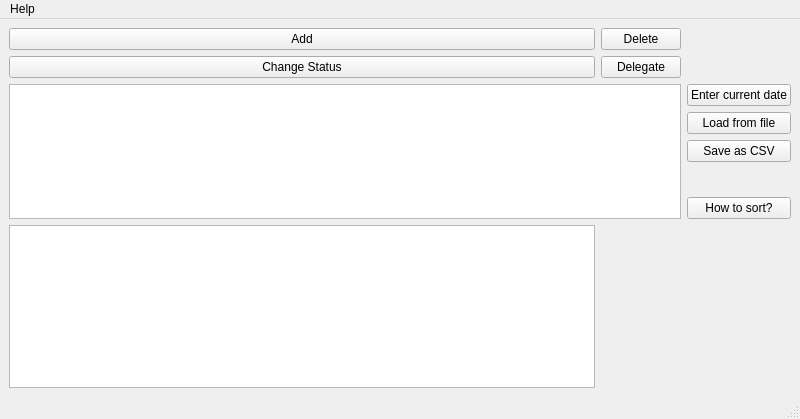
<?xml version="1.0" encoding="UTF-8"?>
<ui version="4.0">
 <class>MainWindow</class>
 <widget class="QMainWindow" name="MainWindow">
  <property name="geometry">
   <rect>
    <x>0</x>
    <y>0</y>
    <width>800</width>
    <height>419</height>
   </rect>
  </property>
  <property name="maximumSize">
   <size>
    <width>1888</width>
    <height>1888</height>
   </size>
  </property>
  <property name="windowTitle">
   <string>Task Manager</string>
  </property>
  <widget class="QWidget" name="centralwidget">
   <layout class="QGridLayout" name="gridLayout_2">
    <item row="2" column="2">
     <layout class="QGridLayout" name="gridLayout">
      <item row="2" column="0" rowspan="6" colspan="2">
       <widget class="QTableView" name="tableView"/>
      </item>
      <item row="4" column="3">
       <widget class="QPushButton" name="pushButton_2">
        <property name="text">
         <string>Save as CSV</string>
        </property>
       </widget>
      </item>
      <item row="0" column="0">
       <widget class="QPushButton" name="pushButton">
        <property name="text">
         <string>Add</string>
        </property>
       </widget>
      </item>
      <item row="0" column="1">
       <widget class="QPushButton" name="pushButton_4">
        <property name="text">
         <string>Delete</string>
        </property>
       </widget>
      </item>
      <item row="3" column="3">
       <widget class="QPushButton" name="pushButton_3">
        <property name="text">
         <string>Load from file</string>
        </property>
       </widget>
      </item>
      <item row="2" column="3">
       <widget class="QPushButton" name="pushButton_7">
        <property name="text">
         <string>Enter current date</string>
        </property>
       </widget>
      </item>
      <item row="8" column="0">
       <widget class="QListView" name="listView"/>
      </item>
      <item row="1" column="0">
       <widget class="QPushButton" name="pushButton_5">
        <property name="text">
         <string>Change Status</string>
        </property>
       </widget>
      </item>
      <item row="7" column="3">
       <widget class="QPushButton" name="pushButton_6">
        <property name="text">
         <string>How to sort?</string>
        </property>
       </widget>
      </item>
      <item row="1" column="1">
       <widget class="QPushButton" name="pushButton_8">
        <property name="text">
         <string>Delegate</string>
        </property>
       </widget>
      </item>
     </layout>
    </item>
   </layout>
  </widget>
  <widget class="QMenuBar" name="menubar">
   <property name="geometry">
    <rect>
     <x>0</x>
     <y>0</y>
     <width>800</width>
     <height>24</height>
    </rect>
   </property>
   <widget class="QMenu" name="menuHelp">
    <property name="title">
     <string>Help</string>
    </property>
    <addaction name="actionAbout"/>
   </widget>
   <addaction name="menuHelp"/>
  </widget>
  <widget class="QStatusBar" name="statusbar"/>
  <action name="actionAbout">
   <property name="text">
    <string>About</string>
   </property>
  </action>
  <action name="actionAdd">
   <property name="text">
    <string>Add</string>
   </property>
  </action>
 </widget>
 <resources/>
 <connections>
  <connection>
   <sender>pushButton_3</sender>
   <signal>clicked()</signal>
   <receiver>MainWindow</receiver>
   <slot>onLoadButtonPushed()</slot>
   <hints>
    <hint type="sourcelabel">
     <x>762</x>
     <y>153</y>
    </hint>
    <hint type="destinationlabel">
     <x>851</x>
     <y>181</y>
    </hint>
   </hints>
  </connection>
  <connection>
   <sender>pushButton_2</sender>
   <signal>clicked()</signal>
   <receiver>MainWindow</receiver>
   <slot>onSaveButtonPushed()</slot>
   <hints>
    <hint type="sourcelabel">
     <x>693</x>
     <y>188</y>
    </hint>
    <hint type="destinationlabel">
     <x>826</x>
     <y>206</y>
    </hint>
   </hints>
  </connection>
  <connection>
   <sender>pushButton</sender>
   <signal>clicked()</signal>
   <receiver>MainWindow</receiver>
   <slot>onAddButtonPushed()</slot>
   <hints>
    <hint type="sourcelabel">
     <x>112</x>
     <y>53</y>
    </hint>
    <hint type="destinationlabel">
     <x>810</x>
     <y>257</y>
    </hint>
   </hints>
  </connection>
  <connection>
   <sender>pushButton_4</sender>
   <signal>clicked()</signal>
   <receiver>MainWindow</receiver>
   <slot>onDeleteButtonClicked()</slot>
   <hints>
    <hint type="sourcelabel">
     <x>598</x>
     <y>58</y>
    </hint>
    <hint type="destinationlabel">
     <x>878</x>
     <y>71</y>
    </hint>
   </hints>
  </connection>
  <connection>
   <sender>pushButton_5</sender>
   <signal>clicked()</signal>
   <receiver>MainWindow</receiver>
   <slot>onChangeButtonClicked()</slot>
   <hints>
    <hint type="sourcelabel">
     <x>535</x>
     <y>101</y>
    </hint>
    <hint type="destinationlabel">
     <x>808</x>
     <y>244</y>
    </hint>
   </hints>
  </connection>
  <connection>
   <sender>pushButton_7</sender>
   <signal>clicked()</signal>
   <receiver>MainWindow</receiver>
   <slot>onCurrentDatePushed()</slot>
   <hints>
    <hint type="sourcelabel">
     <x>700</x>
     <y>123</y>
    </hint>
    <hint type="destinationlabel">
     <x>874</x>
     <y>44</y>
    </hint>
   </hints>
  </connection>
  <connection>
   <sender>pushButton_6</sender>
   <signal>clicked()</signal>
   <receiver>MainWindow</receiver>
   <slot>onSortInfoPushed()</slot>
   <hints>
    <hint type="sourcelabel">
     <x>733</x>
     <y>251</y>
    </hint>
    <hint type="destinationlabel">
     <x>914</x>
     <y>291</y>
    </hint>
   </hints>
  </connection>
  <connection>
   <sender>pushButton_8</sender>
   <signal>clicked()</signal>
   <receiver>MainWindow</receiver>
   <slot>onDelegatePushed()</slot>
   <hints>
    <hint type="sourcelabel">
     <x>594</x>
     <y>94</y>
    </hint>
    <hint type="destinationlabel">
     <x>826</x>
     <y>67</y>
    </hint>
   </hints>
  </connection>
 </connections>
 <slots>
  <slot>onLoadButtonPushed()</slot>
  <slot>onSaveButtonPushed()</slot>
  <slot>onAddButtonPushed()</slot>
  <slot>onDeleteButtonClicked()</slot>
  <slot>onEditButtonClicked()</slot>
  <slot>onChangeButtonClicked()</slot>
  <slot>onTableViewClicked(QModelIndex)</slot>
  <slot>onCurrentDatePushed()</slot>
  <slot>onSortInfoPushed()</slot>
  <slot>onDelegatePushed()</slot>
 </slots>
</ui>
